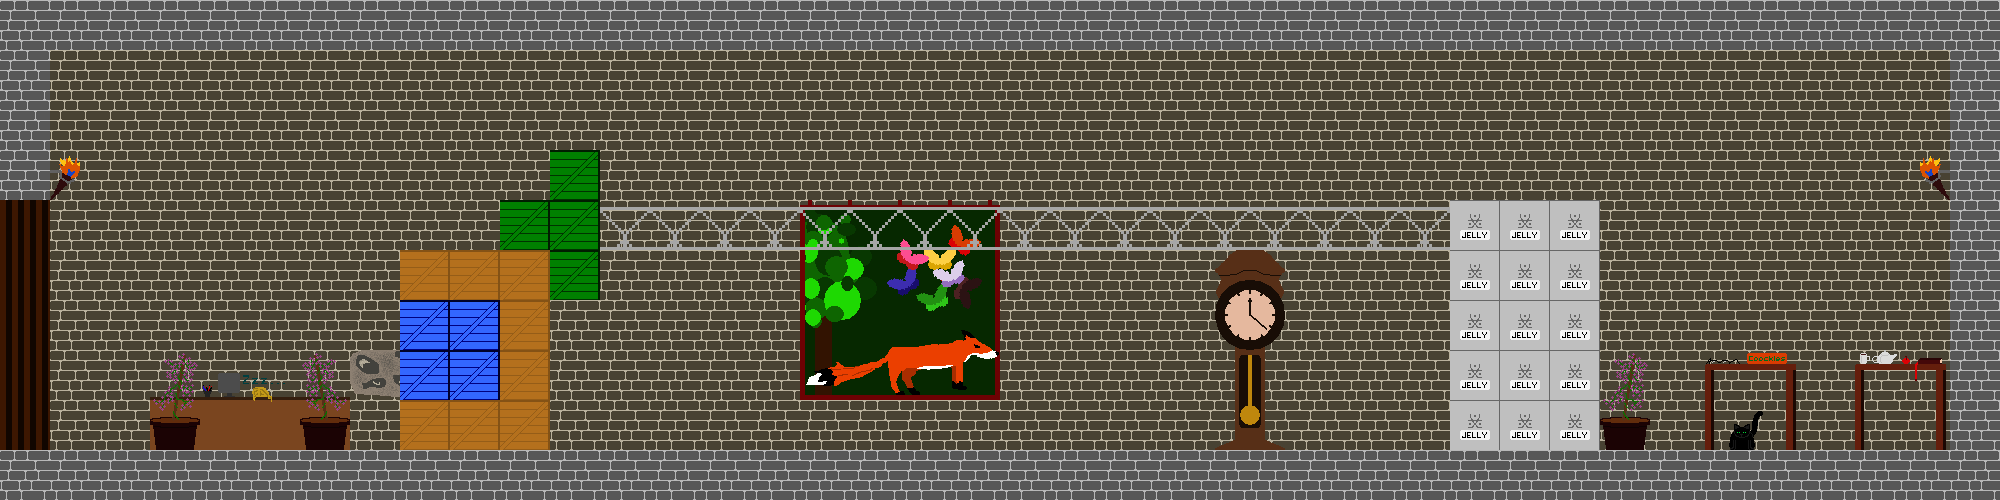

This game map was drawn from its Tiled (.tmx) file and the tilesets committed beside it. A one-line description and the trimmed map source follow:
An orthogonal 40x10 tile map with 50x50 px tiles, 4 tile layers (Calque de Tile 1, map, Calque 2, Calque 4), 3 tilesets and 7 objects (5x Wall, Sienne).

<map version="1.0" orientation="orthogonal" width="40" height="10" tilewidth="50" tileheight="50">
 <tileset firstgid="1" name="hqtileset" tilewidth="50" tileheight="50">
  <image source="images/hqtileset.png" width="1200" height="1200" />
 </tileset>
 <tileset firstgid="577" name="hero" tilewidth="44" tileheight="96">
  <image source="images/hero.png" width="220" height="960" />
  <tile id="0">
   <properties>
    <property name="_the" value="hero" />
    <property name="name" value="Hero" />
   </properties>
  </tile>
 </tileset>
 <tileset firstgid="627" name="sienne" tilewidth="73" tileheight="95">
  <image source="images/sienne.png" width="584" height="190" />
  <tile id="8">
   <properties>
    <property name="_the" value="Sienne" />
    <property name="name" value="Sienne" />
   </properties>
  </tile>
 </tileset>
 <layer name="Calque de Tile 1" width="40" height="10">
  <data>[400 cells, 400 non-empty, 1 distinct tile ids]</data>
 </layer>
 <layer name="map" width="40" height="10">
  <data>[400 cells, 128 non-empty, 7 distinct tile ids]</data>
 </layer>
 <layer name="Calque 2" width="40" height="10">
  <data>[400 cells, 24 non-empty, 22 distinct tile ids]</data>
 </layer>
 <layer name="Calque 4" width="40" height="10">
  <data>[400 cells, 41 non-empty, 23 distinct tile ids]</data>
 </layer>
 <objectgroup name="objects" width="40" height="10">
  <object gid="577" x="50" y="450">
   <properties>
    <property name="_the" value="player" />
   </properties>
  </object>
  <object name="Wall" x="14" y="232" width="39" height="184">
   <properties>
    <property name="_the" value="Wall" />
    <property name="name" value="Wall" />
   </properties>
  </object>
  <object name="Wall" x="397" y="265" width="39" height="184">
   <properties>
    <property name="_the" value="Wall" />
    <property name="name" value="Wall" />
   </properties>
  </object>
  <object name="Wall" x="1447" y="223" width="43" height="216">
   <properties>
    <property name="_the" value="Wall" />
    <property name="name" value="Wall" />
   </properties>
  </object>
  <object name="Sienne" gid="635" x="1150" y="450">
   <properties>
    <property name="_the" value="Sienne" />
    <property name="name" value="Sienne" />
   </properties>
  </object>
  <object name="Wall" x="570" y="152" width="33" height="146">
   <properties>
    <property name="_the" value="Wall" />
    <property name="name" value="Wall" />
   </properties>
  </object>
  <object name="Wall" x="519" y="301" width="33" height="146">
   <properties>
    <property name="_the" value="Wall" />
    <property name="name" value="Wall" />
   </properties>
  </object>
 </objectgroup>
</map>